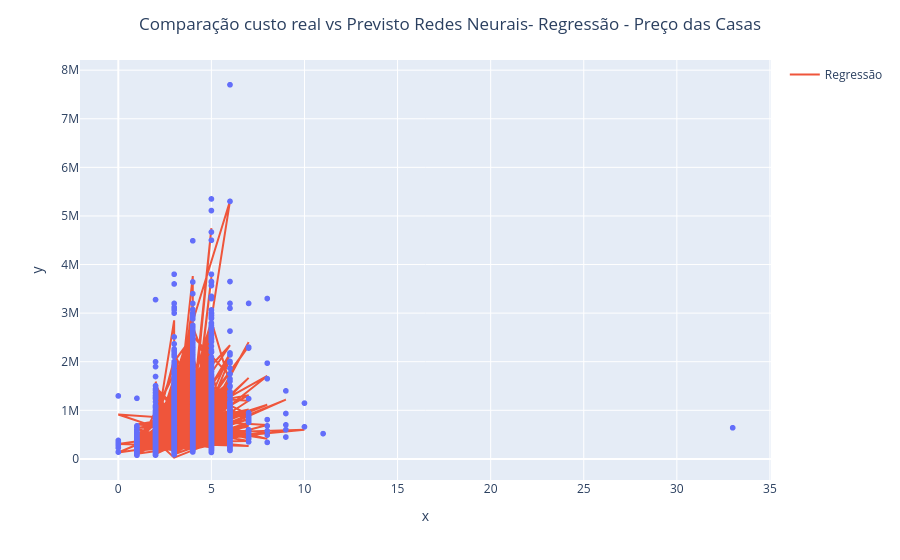

The notebook cell saved with this chart:
### Code cell
grafico = px.scatter(x = X_casas_treinamento[:, 0].ravel(), y = y_casas_treinamento.ravel())
grafico.add_scatter(x = X_casas_teste[:, 0].ravel(), y = previsoes_inverse.ravel(), name = 'Regressão')
grafico.update_layout(
        title=f'Comparação custo real vs Previsto Redes Neurais- Regressão - Preço das Casas',
        title_x=0.5
    )
grafico.show()
grafico.write_html(f"Grafico_svr_regressao_planosaude_9.html")  # valor real o azul, previsto o vermelho regressão

### Figure 1 — Plotly figure (JSON) as saved in the notebook; plotly's stock layout.template omitted (floating-point values rounded to 4 significant figures; data arrays with more than 128 entries replaced by an {"elided": "..."} marker saying what was removed)
{"data": [{"hovertemplate": "x=%{x}<br>y=%{y}<extra></extra>", "legendgroup": "", "marker": {"color": "#636efa", "symbol": "circle"}, "mode": "markers", "name": "", "showlegend": false, "type": "scattergl", "x": {"elided": "15129 int values"}, "xaxis": "x", "y": {"elided": "15129 int values"}, "yaxis": "y"}, {"name": "Regressão", "type": "scatter", "x": {"elided": "6484 int values"}, "y": {"elided": "6484 float values"}}], "layout": {"autosize": true, "legend": {"tracegroupgap": 0}, "margin": {"t": 60}, "title": {"text": "Comparação custo real vs Previsto Redes Neurais- Regressão - Preço das Casas", "x": 0.5}, "xaxis": {"anchor": "y", "autorange": true, "domain": [0, 1], "range": [-2.007, 35.01], "title": {"text": "x"}, "type": "linear"}, "yaxis": {"anchor": "x", "autorange": true, "domain": [0, 1], "range": [-515400.0, 8290000.0], "title": {"text": "y"}, "type": "linear"}}}
